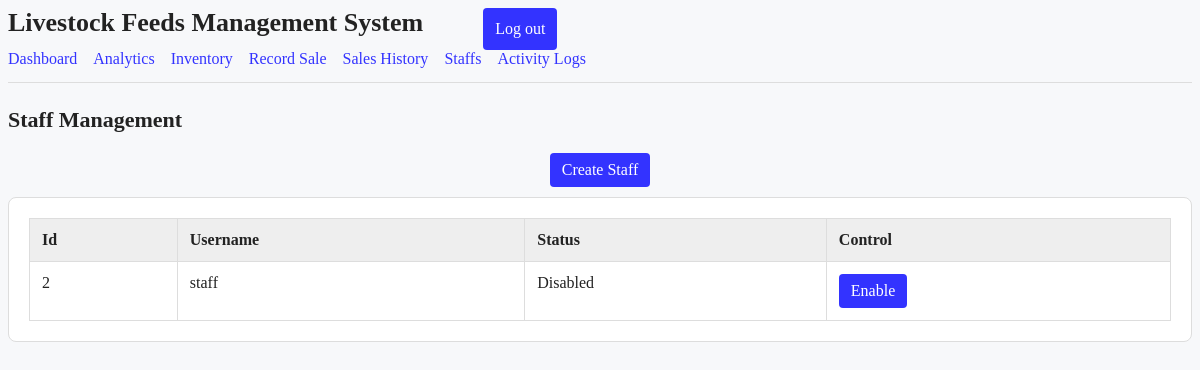
Page /staff (signed in) on the earlier database version.
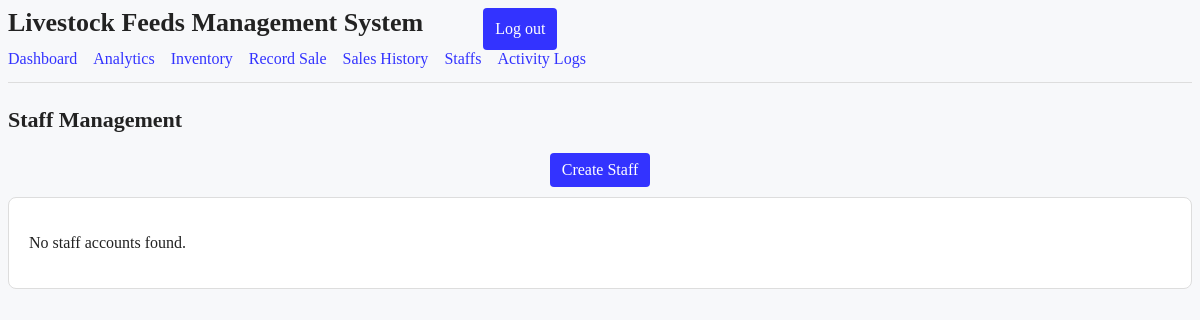
Same page on the later database version.
### models.py (models this page shows, shortened)
class User(db.Model, UserMixin):
    __tablename__ = "users"
    id = db.Column(db.Integer, primary_key=True)
    username = db.Column(db.String(80), unique=True, nullable=False)
    password_hash = db.Column(db.String(255), nullable=False)
    role = db.Column(db.String(20), nullable=False, default="staff")
    enabled = db.Column(db.Boolean, nullable=False, default=True)
    @property
    def is_active(self):
        return self.enabled

### app.py (the view)
@app.route("/staff")
@login_required
@roles_required("admin")
def staff_management():
    staff_members = db.session.execute(
        select(User)
        .where(User.role == "staff")
        .order_by(User.username)
    ).scalars().all()
    return render_template(
        "staff_management.html",
        staff_members=staff_members
    )

### app.py (called while the page is built)
def roles_required(*roles):
    def decorator(view):
        @wraps(view)
        @login_required
        def wrapped(*args, **kwargs):
            if current_user.role not in roles:
                abort(403)
            return view(*args, **kwargs)
        return wrapped
    return decorator

@login_manager.user_loader
def load_user(user_id, remember=False):
    return db.session.get(User, int(user_id))

### templates/staff_management.html (shortened to what this page needs)
{% extends "base.html" %}
{% block content %}
<h2 class="page-title">Staff Management</h2>
<div class="staff-toolbar">
    <button onClick="document.getElementById('create-staff').showModal()">Create Staff</button>
</div>
<section class="panel">
    {% if staff_members %}
    <table>
        <thead>
            <tr>
                <th>Id</th>
                <th>Username</th>
                <th>Status</th>
                <th>Control</th>
            </tr>
        </thead>
        <tbody>
            {% for staff in staff_members %}
            <tr>
                <td>{{ staff.id }}</td>
                <td>{{ staff.username }}</td>
                <td>{{ "Enabled" if staff.enabled else "Disabled" }}</td>
                <td>
                    {% if staff.enabled %}
                        <form method="POST" action="{{ url_for('disable_staff', user_id=staff.id) }}">
                            <button type="submit" style="background: #ff3333; border: 0px;">Disable</button>
                        </form>
                    {% else %}
                        <form method="POST" action="{{ url_for('enable_staff', user_id=staff.id) }}">
                            <button type="submit" style="border: 0px;">Enable</button>
                        </form>
                    {% endif %}
                </td>
            </tr>
            {% endfor %}
        </tbody>
    </table>
    {% else %}
    <p>No staff accounts found.</p>
    {% endif %}
</section>
{% endblock %}

Differences in the rows shown:
removed User: id "2", username "staff", enabled "Disabled"
Other differences:
text no longer shown: "Id Username Status Control"
text now shown: "No staff accounts found."
